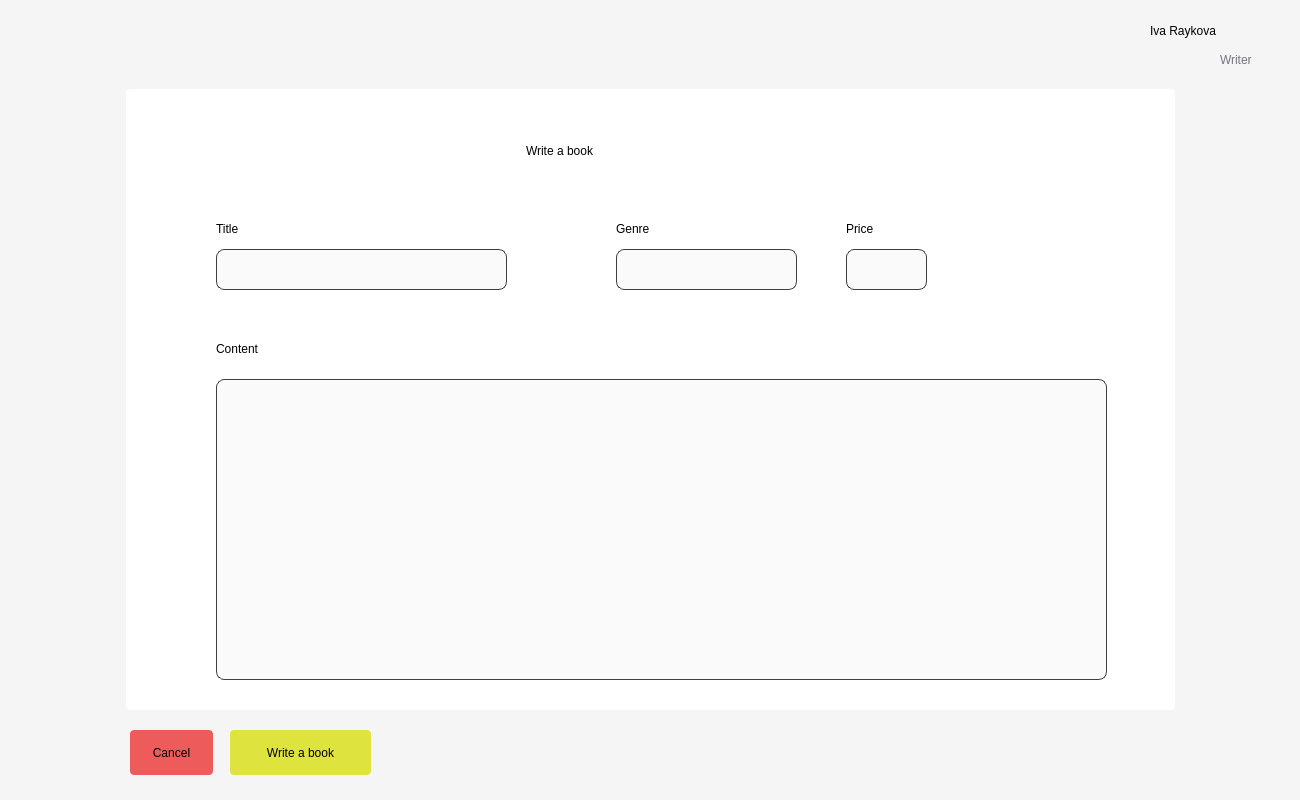
<?xml version="1.0" encoding="UTF-8"?>
<ui version="4.0">
 <class>writeBook</class>
 <widget class="QDialog" name="writeBook">
  <property name="geometry">
   <rect>
    <x>0</x>
    <y>0</y>
    <width>1300</width>
    <height>800</height>
   </rect>
  </property>
  <property name="windowTitle">
   <string>Write a book</string>
  </property>
  <property name="styleSheet">
   <string notr="true">background: #F5F5F5;</string>
  </property>
  <widget class="QFrame" name="frame">
   <property name="geometry">
    <rect>
     <x>126</x>
     <y>89</y>
     <width>1049</width>
     <height>621</height>
    </rect>
   </property>
   <property name="styleSheet">
    <string notr="true">background-color: white;
border-radius: 4px;</string>
   </property>
   <property name="frameShape">
    <enum>QFrame::Shape::StyledPanel</enum>
   </property>
   <property name="frameShadow">
    <enum>QFrame::Shadow::Raised</enum>
   </property>
   <widget class="QLabel" name="writeImage">
    <property name="geometry">
     <rect>
      <x>760</x>
      <y>0</y>
      <width>271</width>
      <height>211</height>
     </rect>
    </property>
    <property name="styleSheet">
     <string notr="true">background-color: transparent;</string>
    </property>
    <property name="text">
     <string/>
    </property>
    <property name="pixmap">
     <pixmap resource="../resources.qrc">:/assets/images/writeImage.png</pixmap>
    </property>
   </widget>
   <widget class="QLabel" name="label">
    <property name="geometry">
     <rect>
      <x>400</x>
      <y>40</y>
      <width>261</width>
      <height>44</height>
     </rect>
    </property>
    <property name="styleSheet">
     <string notr="true">color: black;
font: 700 25pt &quot;Segoe UI&quot;;</string>
    </property>
    <property name="text">
     <string>Write a book</string>
    </property>
   </widget>
   <widget class="QLabel" name="titleLable">
    <property name="geometry">
     <rect>
      <x>90</x>
      <y>130</y>
      <width>63</width>
      <height>20</height>
     </rect>
    </property>
    <property name="styleSheet">
     <string notr="true">color: rgb(0, 0, 0);
font: 14pt &quot;Segoe UI&quot;;</string>
    </property>
    <property name="text">
     <string>Title</string>
    </property>
   </widget>
   <widget class="QLabel" name="genreLabel">
    <property name="geometry">
     <rect>
      <x>490</x>
      <y>130</y>
      <width>63</width>
      <height>20</height>
     </rect>
    </property>
    <property name="styleSheet">
     <string notr="true">color: rgb(0, 0, 0);
font: 14pt &quot;Segoe UI&quot;;</string>
    </property>
    <property name="text">
     <string>Genre</string>
    </property>
   </widget>
   <widget class="QLineEdit" name="titleInput">
    <property name="geometry">
     <rect>
      <x>90</x>
      <y>160</y>
      <width>291</width>
      <height>41</height>
     </rect>
    </property>
    <property name="styleSheet">
     <string notr="true">border-radius: 8px;
border: 0.5px solid rgb(62, 62, 62);
background: #FAFAFA;</string>
    </property>
   </widget>
   <widget class="QLineEdit" name="genreInput">
    <property name="geometry">
     <rect>
      <x>490</x>
      <y>160</y>
      <width>181</width>
      <height>41</height>
     </rect>
    </property>
    <property name="styleSheet">
     <string notr="true">border-radius: 8px;
border: 0.5px solid rgb(62, 62, 62);
background: #FAFAFA;</string>
    </property>
   </widget>
   <widget class="QLabel" name="contentLabel">
    <property name="geometry">
     <rect>
      <x>90</x>
      <y>250</y>
      <width>91</width>
      <height>20</height>
     </rect>
    </property>
    <property name="styleSheet">
     <string notr="true">color: rgb(0, 0, 0);
font: 14pt &quot;Segoe UI&quot;;</string>
    </property>
    <property name="text">
     <string>Content</string>
    </property>
   </widget>
   <widget class="QTextEdit" name="contentInput">
    <property name="geometry">
     <rect>
      <x>90</x>
      <y>290</y>
      <width>891</width>
      <height>301</height>
     </rect>
    </property>
    <property name="layoutDirection">
     <enum>Qt::LayoutDirection::LeftToRight</enum>
    </property>
    <property name="styleSheet">
     <string notr="true">border-radius: 8px;
border: 0.5px solid rgb(62, 62, 62);
background: #FAFAFA;</string>
    </property>
   </widget>
   <widget class="QLineEdit" name="genreInput_2">
    <property name="geometry">
     <rect>
      <x>720</x>
      <y>160</y>
      <width>81</width>
      <height>41</height>
     </rect>
    </property>
    <property name="styleSheet">
     <string notr="true">border-radius: 8px;
border: 0.5px solid rgb(62, 62, 62);
background: #FAFAFA;</string>
    </property>
   </widget>
   <widget class="QLabel" name="genreLabel_2">
    <property name="geometry">
     <rect>
      <x>720</x>
      <y>130</y>
      <width>63</width>
      <height>20</height>
     </rect>
    </property>
    <property name="styleSheet">
     <string notr="true">color: rgb(0, 0, 0);
font: 14pt &quot;Segoe UI&quot;;</string>
    </property>
    <property name="text">
     <string>Price</string>
    </property>
   </widget>
  </widget>
  <widget class="QLabel" name="role">
   <property name="geometry">
    <rect>
     <x>1220</x>
     <y>50</y>
     <width>61</width>
     <height>20</height>
    </rect>
   </property>
   <property name="styleSheet">
    <string notr="true">color: rgb(116, 118, 129);
font: 300 11pt &quot;Segoe UI&quot;;</string>
   </property>
   <property name="text">
    <string>Writer</string>
   </property>
  </widget>
  <widget class="QLabel" name="username">
   <property name="geometry">
    <rect>
     <x>1150</x>
     <y>10</y>
     <width>181</width>
     <height>41</height>
    </rect>
   </property>
   <property name="styleSheet">
    <string notr="true">color: rgb(0, 0, 0);
font: 700 15pt &quot;Segoe UI&quot;;</string>
   </property>
   <property name="text">
    <string>Iva Raykova</string>
   </property>
  </widget>
  <widget class="QPushButton" name="cancelButton">
   <property name="geometry">
    <rect>
     <x>130</x>
     <y>730</y>
     <width>83</width>
     <height>45</height>
    </rect>
   </property>
   <property name="cursor">
    <cursorShape>PointingHandCursor</cursorShape>
   </property>
   <property name="styleSheet">
    <string notr="true">color: black;
font: 600 12pt &quot;Segoe UI&quot;;
border-radius: 4px;
background: #ED5B5B;</string>
   </property>
   <property name="text">
    <string>Cancel</string>
   </property>
  </widget>
  <widget class="QPushButton" name="writeButton">
   <property name="geometry">
    <rect>
     <x>230</x>
     <y>730</y>
     <width>141</width>
     <height>45</height>
    </rect>
   </property>
   <property name="cursor">
    <cursorShape>PointingHandCursor</cursorShape>
   </property>
   <property name="styleSheet">
    <string notr="true">color: black;
font: 600 12pt &quot;Segoe UI&quot;;
border-radius: 4px;
background: #DEE33E;</string>
   </property>
   <property name="text">
    <string>Write a book</string>
   </property>
  </widget>
 </widget>
 <resources>
  <include location="../resources.qrc"/>
 </resources>
 <connections/>
</ui>
